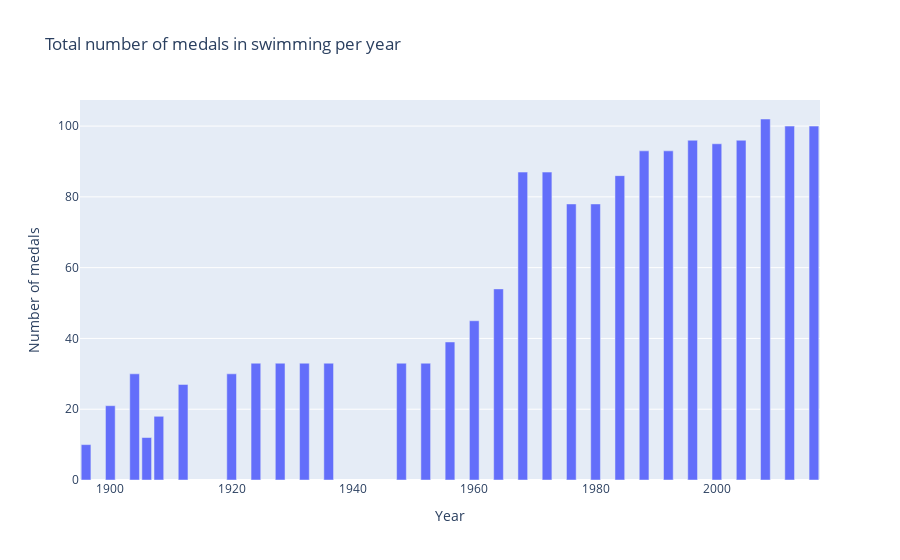

The notebook cell this image was saved under:
### Code cell
fig = px.bar(dff, x=dff.index, y=["Medal"], title=f"Total number of medals in {sport_chosen.lower()} per year", labels={"value": "Number of medals"})
fig.update_layout(showlegend=False) #legend is not shown
fig.update_traces(hovertemplate = "Year: %{label}: <br>Number of medals: %{value}") #updates what is shown when hovering over fig

### Figure 1 — Plotly figure (JSON) as saved in the notebook; plotly's stock layout.template omitted (floating-point values rounded to 4 significant figures)
{"data": [{"alignmentgroup": "True", "hovertemplate": "Year: %{label}: <br>Number of medals: %{value}", "legendgroup": "Medal", "marker": {"color": "#636efa", "pattern": {"shape": ""}}, "name": "Medal", "offsetgroup": "Medal", "orientation": "v", "showlegend": true, "textposition": "auto", "type": "bar", "x": [1896, 1900, 1904, 1906, 1908, 1912, 1920, 1924, 1928, 1932, 1936, 1948, 1952, 1956, 1960, 1964, 1968, 1972, 1976, 1980, 1984, 1988, 1992, 1996, 2000, 2004, 2008, 2012, 2016], "xaxis": "x", "y": [10, 21, 30, 12, 18, 27, 30, 33, 33, 33, 33, 33, 33, 39, 45, 54, 87, 87, 78, 78, 86, 93, 93, 96, 95, 96, 102, 100, 100], "yaxis": "y"}], "layout": {"barmode": "relative", "legend": {"title": {"text": "variable"}, "tracegroupgap": 0}, "showlegend": false, "title": {"text": "Total number of medals in swimming per year"}, "xaxis": {"anchor": "y", "domain": [0, 1], "title": {"text": "Year"}}, "yaxis": {"anchor": "x", "domain": [0, 1], "title": {"text": "Number of medals"}}}}
